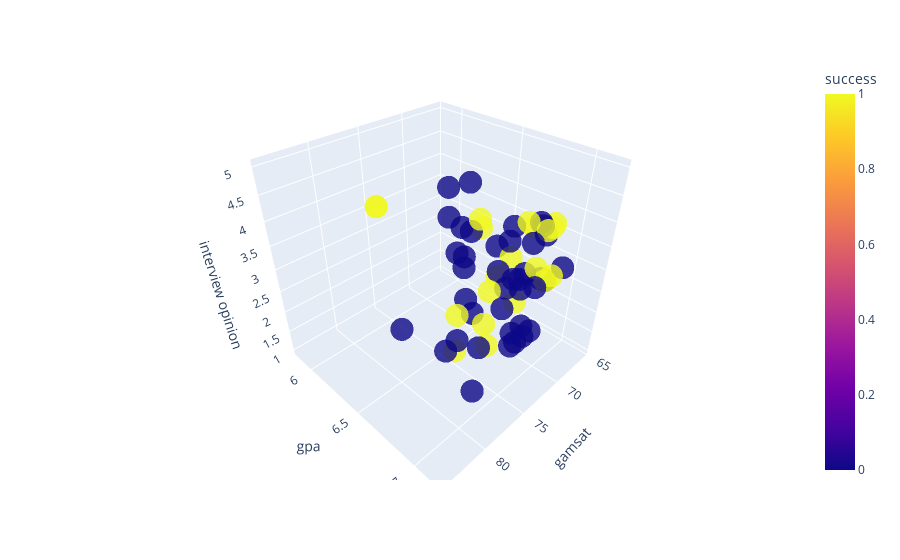
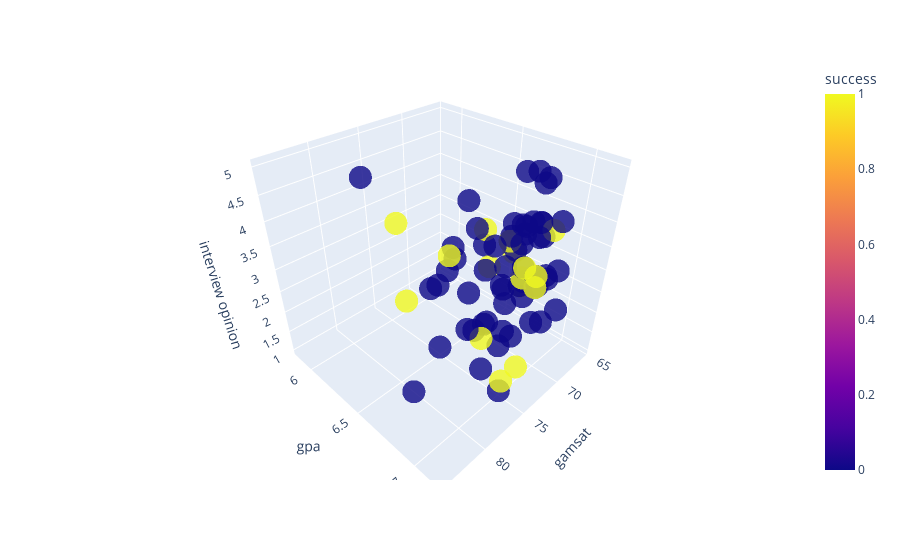

Write notebook code for charts like these, in order.
### Code cell
plot_gamsat_gpa_3d(melb_offer, "interview opinion discrete", year=2022)
plot_gamsat_gpa_3d(melb_offer, "interview opinion discrete", year=2023)

### Figure 1 — Plotly figure (JSON) as saved in the notebook; plotly's stock layout.template omitted (floating-point values rounded to 4 significant figures)
{"data": [{"hovertemplate": "gamsat=%{x}<br>gpa=%{y}<br>interview opinion discrete=%{z}<br>success=%{marker.color}<extra></extra>", "legendgroup": "", "marker": {"color": [1, 1, 1, 1, 1, 1, 1, 1, 0, 0, 1, 0, 0, 0, 0, 0, 0, 1, 0, 0, 0, 0, 0, 0, 0, 0, 0, 0, 1, 0, 1, 0, 0, 0, 0, 0, 1, 0, 1, 0, 0, 0, 0, 0, 0, 0, 0, 0, 1, 1, 1, 1, 1, 1, 0, 0, 0, 1, 0, 0], "coloraxis": "coloraxis", "opacity": 0.8, "symbol": "circle"}, "mode": "markers", "name": "", "scene": "scene", "showlegend": false, "type": "scatter3d", "x": [77, 68.67, 74, 72.33, 70.33, 75.33, 77.67, 69.67, 70, 72.33, 73.33, 73.33, 70.67, 77, 71.33, 70, 72, 69.33, 71.33, 76.67, 74, 68.67, 67.33, 77.33, 69.33, 69.67, 81.67, 80.33, 70, 80.33, 75, 71.67, 71.33, 76, 79, 70.33, 77, 73.33, 78.33, 71.33, 68, 71.67, 72.67, 73.33, 72.33, 80, 74.33, 75.33, 70, 69, 77.67, 70, 69, 74.33, 77.33, 77.33, 71.33, 66, 72.33, 70.67], "y": [6.1, 6.963, 7, 6.78, 6.9, 6.9, 6.8, 7, 7, 7, 6.7, 6.58, 7, 6.693, 6.888, 6.97, 6.52, 6.979, 7, 6.888, 7, 6.565, 7, 6.9, 6.9, 6.93, 7, 7, 7, 6.988, 7, 6.75, 6.82, 6.88, 6.444, 6.875, 6.1, 7, 6.854, 6.938, 6.63, 6.863, 6.937, 6.9, 6.95, 6.9, 6.688, 6.73, 6.979, 6.89, 7, 6.85, 7, 6.84, 6.83, 6.78, 7, 6.26, 7, 6.75], "z": [4, 4, 3, 3, 4, 2, 2, 3, 3, 2, 4, 3, 4, 5, 3, 3, 2, 4, 2, 1, 2, 3, 3, 3, 4, 4, 3, 5, 3, 3, 4, 3, 4, 2, 2, 3, 4, 2, 3, 2, 2, 3, 2, 4, 3, 5, 4, 5, 4, 3, 3, 4, 3, 3, 4, 4, 3, 3, 4, 2]}], "layout": {"coloraxis": {"colorbar": {"title": {"text": "success"}}, "colorscale": [[0, "#0d0887"], [0.1111, "#46039f"], [0.2222, "#7201a8"], [0.3333, "#9c179e"], [0.4444, "#bd3786"], [0.5556, "#d8576b"], [0.6667, "#ed7953"], [0.7778, "#fb9f3a"], [0.8889, "#fdca26"], [1, "#f0f921"]]}, "legend": {"tracegroupgap": 0}, "margin": {"t": 60}, "scene": {"domain": {"x": [0, 1], "y": [0, 1]}, "xaxis": {"range": [65, 85], "title": {"text": "gamsat"}}, "yaxis": {"range": [5.8, 7.2], "title": {"text": "gpa"}}, "zaxis": {"title": {"text": "interview opinion"}}}}}

### Figure 2 — Plotly figure (JSON) as saved in the notebook; plotly's stock layout.template omitted (floating-point values rounded to 4 significant figures)
{"data": [{"hovertemplate": "gamsat=%{x}<br>gpa=%{y}<br>interview opinion discrete=%{z}<br>success=%{marker.color}<extra></extra>", "legendgroup": "", "marker": {"color": [1, 1, 0, 0, 0, 0, 0, 0, 0, 0, 0, 0, 1, 1, 0, 0, 0, 0, 0, 0, 0, 1, 0, 0, 0, 0, 0, 0, 0, 1, 0, 0, 0, 0, 0, 0, 0, 0, 0, 0, 0, 0, 0, 1, 0, 0, 0, 1, 1, 0, 0, 0, 0, 0, 0, 1, 0, 0, 1, 0, 1, 0, 0, 0, 0, 0, 0, 1, 0, 0, 1, 1, 1, 0, 0], "coloraxis": "coloraxis", "opacity": 0.8, "symbol": "circle"}, "mode": "markers", "name": "", "scene": "scene", "showlegend": false, "type": "scatter3d", "x": [72, 74.33, 72, 73.33, 77.33, 73, 81.67, 71, 76.67, 73, 69.67, 69.33, 71.67, 83.67, 71, 81.67, 73, 71, 74.67, 77, 71.33, 71, 70.67, 69.33, 74.67, 74.67, 77.67, 80.33, 73.33, 69.67, 71.33, 69.33, 74, 69.67, 70.33, 67.33, 70.33, 71.67, 68, 74.67, 71.33, 69.67, 71.67, 73.33, 73, 86.67, 77.67, 71.67, 73.33, 69.67, 75, 73.67, 78, 71, 74.67, 78, 70, 68, 75, 73, 77.67, 70.67, 75.67, 72.33, 69.33, 75, 70.67, 74, 70.67, 70.67, 69.67, 70, 71.33, 72.67, 80.33], "y": [6.93, 6.98, 6.925, 6.88, 7, 7, 6.96, 6.8, 6.593, 6.95, 6.865, 6.5, 6.68, 6.89, 7, 6.9, 6.85, 6.851, 6.76, 6.73, 6.919, 6.89, 6.868, 6.906, 6.95, 6.97, 7, 6.638, 6.9, 7, 6.988, 6.975, 6.975, 7, 6.896, 7, 6.96, 7, 6.98, 6.531, 7, 6.83, 6.913, 6.9, 6.961, 6.875, 7, 6.95, 6.729, 7, 7, 6.69, 6.81, 7, 6.875, 6.77, 6.938, 7, 6.838, 6.888, 6.331, 6.844, 6.767, 6.688, 6.9, 6.725, 6.98, 6.96, 6.75, 6.435, 6.84, 6.94, 7, 6.875, 6.3], "z": [3, 4, 3, 3, 3, 3, 3, 4, 3, 2, 4, 3, 3, 4, 4, 4, 3, 5, 2, 4, 3, 3, 4, 4, 2, 3, 3, 1, 4, 4, 4, 3, 4, 2, 5, 2, 2, 5, 4, 3, 3, 3, 4, 4, 4, 4, 2, 1, 4, 3, 1, 4, 4, 3, 4, 4, 3, 3, 2, 2, 4, 4, 3, 3, 4, 2, 5, 1, 3, 4, 3, 3, 3, 4, 5]}], "layout": {"coloraxis": {"colorbar": {"title": {"text": "success"}}, "colorscale": [[0, "#0d0887"], [0.1111, "#46039f"], [0.2222, "#7201a8"], [0.3333, "#9c179e"], [0.4444, "#bd3786"], [0.5556, "#d8576b"], [0.6667, "#ed7953"], [0.7778, "#fb9f3a"], [0.8889, "#fdca26"], [1, "#f0f921"]]}, "legend": {"tracegroupgap": 0}, "margin": {"t": 60}, "scene": {"domain": {"x": [0, 1], "y": [0, 1]}, "xaxis": {"range": [65, 85], "title": {"text": "gamsat"}}, "yaxis": {"range": [5.8, 7.2], "title": {"text": "gpa"}}, "zaxis": {"title": {"text": "interview opinion"}}}}}
